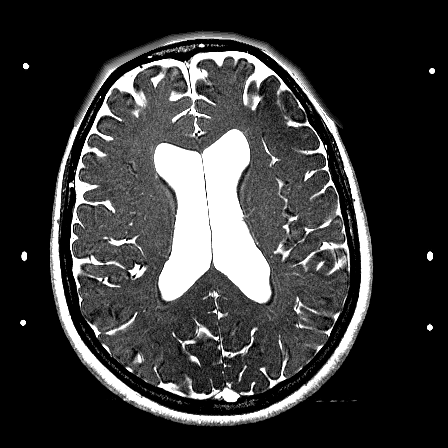
#> input picture brain_MRI_GM2.png, 448 x 448 px, found by its file name
$ jupyter execute --allow-errors Lab5_v2.ipynb
#> lines starting #> are read from the running program, lines starting #| are printed output that depends on the picture
## Master in Artificial Intelligence, UdC, USC, UVigo. 2025/2026
## COMPUTER VISION I

### Lab 5
### Topic 4: Image Segmentation
### Part 2: Morphological operations and region growing (1.40 pts.)

---

### Learning Objectives

In this lab, you will learn:

1. **Morphological Operations Fundamentals** - Erosion, dilation, opening, closing
2. **Structuring Elements** - How kernel shape and size affects results
3. **Optical Character Recognition (OCR) Preprocessing** - Using morphology to improve text recognition
4. **Region Growing Segmentation** - Seed-based image segmentation
5. **Morphological Post-processing** - Using morphology to clean segmentation results
6. **Example of real application** - Computing physical measurements (e.g. area, volume) from segmentations

---

#### Important: Morphological Operations Work on Binary Images

A critical concept: **morphological operations are designed for binary images** (black and white only). They work by analyzing the **structure** of foreground/background regions:

- **Erosion**: Shrinks white regions (foreground)
- **Dilation**: Expands white regions (foreground)
- **Opening**: Erosion followed by dilation - removes small white noise
- **Closing**: Dilation followed by erosion - fills small black holes

Morphology cannot directly fix grayscale degradation like stains or uneven lighting. For those problems, you need **binarization** first (converting grayscale to binary), then morphology for **post-processing**.

---

### Setup

[cell 1]
# Standard imports
import numpy as np
import cv2
from matplotlib import pyplot as plt
import os

# Force reload of lab5_utils to get latest version
#from LAB_5 import lab5_utils

#importlib.reload(lab5_utils)

# Import visualization utilities
#from LAB_5.lab5_utils import (
from lab5.lab5_utils import (
    visualize_structuring_elements,
    compare_morphological_ops,
    add_salt_noise,
    add_pepper_noise,
    apply_stroke_erosion,
    create_clean_text_image,
    # SVHN dataset functions
    load_svhn_cropped,
    prepare_svhn_for_morphology,
    # SVHN pipeline evaluation
    evaluate_morphological_pipeline,
    # Region growing and segmentation
    visualize_region_growing,
    make_similarity_criterion,
    compute_region_areas,
    merge_regions,
)

# Morphological operations from skimage

# Set random seed for reproducibility
np.random.seed(42)

# Define paths
images_path = 'images'
svhn_path = 'data/test_32x32.mat'
mri_image_path = 'data/brain_MRI_GM2.png'

print("Setup complete!")
print(f"SVHN dataset available: {os.path.exists(svhn_path)}")
print(f"MRI example data available: {os.path.exists(mri_image_path)}")

---

## Morphological Operations Fundamentals

### Background: Structuring Elements

A **structuring element** (or kernel) is a small binary matrix that defines the neighborhood examined during morphological operations. The shape of the structuring element determines what structures are preserved or removed. The most common shapes are:
- **Rectangle**: General-purpose, affects all directions equally
- **Ellipse**: Smoother results, less corner artifacts
- **Cross**: Preserves horizontal and vertical structures

### Exercise 1: Create Structuring Elements

Create three 5x5 structuring elements: rectangle, ellipse, and cross.

**Hint**: Use `cv2.getStructuringElement()` with:
- `cv2.MORPH_RECT` for rectangle
- `cv2.MORPH_ELLIPSE` for ellipse
- `cv2.MORPH_CROSS` for cross

[cell 2]
def create_structuring_elements(size=5):
    """
    Create three structuring elements of the given size.

    Args:
        size: Size of the structuring elements (default 5)

    Returns:
        tuple: (kernel_rect, kernel_ellipse, kernel_cross)
    """

    # YOUR CODE HERE
    kernel_rect = None  # Rectangle structuring element
    kernel_ellipse = None  # Ellipse structuring element
    kernel_cross = None  # Cross structuring element

    return kernel_rect, kernel_ellipse, kernel_cross

[cell 3]
# Test your implementation
kernel_rect, kernel_ellipse, kernel_cross = create_structuring_elements(5)

# Validation
#> (the rest of this cell did not finish here and is left out)

### Exercise 2: Erosion
Implement erosion: look for the function in Opencv that applies erosion to a binary image and complete the following `apply_erosion` function. Then, use the provided code to create a test image with text and apply erosion with different kernels. You may also want to compute new kernels (e.g. with different sizes) to better observe the impact of the kernel size.

**Erosion** shrinks white (foreground) regions by removing pixels at boundaries. A pixel remains white only if ALL pixels under the structuring element are white.

[cell 4]
def apply_erosion(image, kernel, iterations=1):
    """
    Apply erosion to a binary image.

    Args:
        image: Binary input image
        kernel: Structuring element
        iterations: Number of times to apply erosion

    Returns:
        np.array: Eroded image
    """

    # YOUR CODE HERE
    return None

#> (a cell that did not finish here is left out)

#### Validation Checkpoint 2

[cell 6]
# Validation for Question 2
test_img = np.ones((50, 50), dtype=np.uint8) * 255
test_img[20:30, 20:30] = 0  # Black square in center
test_kernel = cv2.getStructuringElement(cv2.MORPH_RECT, (3, 3))
eroded = apply_erosion(test_img, test_kernel)

#> (the rest of this cell did not finish here and is left out)

### Exercise 3: Dilation

Implement dilation: look for the function in Opencv that applies dilation to a binary image and complete the following `apply_dilation` function. Then, use the provided code to create a test image with text and apply dilation with different kernels.

**Dilation** expands white (foreground) regions by adding pixels at boundaries. A pixel becomes white if ANY pixel under the structuring element is white.

[cell 7]
def apply_dilation(image, kernel, iterations=1):
    """
    Apply dilation to a binary image.

    Args:
        image: Binary input image
        kernel: Structuring element
        iterations: Number of times to apply dilation

    Returns:
        np.array: Dilated image
    """

    # YOUR CODE HERE
    return None

#> (a cell that did not finish here is left out)

#### Validation Checkpoint 3

[cell 9]
# Validation for Question 3
test_img = np.zeros((50, 50), dtype=np.uint8)
test_img[20:30, 20:30] = 255  # White square in center
test_kernel = cv2.getStructuringElement(cv2.MORPH_RECT, (3, 3))
dilated = apply_dilation(test_img, test_kernel)

#> (the rest of this cell did not finish here and is left out)

### Exercise 4: Opening and Closing

Implement opening and closing: look for the functions in Opencv that apply opening and closing to a binary image and complete the following `apply_opening` and `apply_closing` functions.
Then, use the provided code to create test images with text. This time we will also add salt or pepper noise: https://en.wikipedia.org/wiki/Salt-and-pepper_noise

- **Opening** = Erosion followed by Dilation (removes small white noise)
- **Closing** = Dilation followed by Erosion (fills small black holes)

**Hint**: You can use `cv2.morphologyEx()` with `cv2.MORPH_OPEN` or `cv2.MORPH_CLOSE`

[cell 10]
def apply_opening(image, kernel):
    """
    Apply morphological opening (erosion then dilation).
    Removes small white noise from binary images.

    Args:
        image: Binary input image
        kernel: Structuring element

    Returns:
        np.array: Opened image
    """

    # YOUR CODE HERE
    return None


# [15 lines left out: function apply_closing, not called in this run]

#> (a cell that did not finish here is left out)

#### Validation Checkpoint 4

[cell 12]
# Validation for Question 4
test_kernel = cv2.getStructuringElement(cv2.MORPH_RECT, (3, 3))

# Test opening removes small white noise
test_open = np.zeros((50, 50), dtype=np.uint8)
test_open[25, 25] = 255  # Single white pixel (noise)
opened_test = apply_opening(test_open, test_kernel)
#> (the rest of this cell did not finish here and is left out)

### Exercise 5 (0.20pts):
- Explain and visually show with your own examples what is the effect of using different kernel shapes and sizes.
- Implement a method to better visualize which areas of the image changed after applying these operations, other than having to compare two images simultaneously.

---

## OCR with Morphological Preprocessing

**OCR (Optical Character Recognition)** is a technology that converts images containing text into machine-readable text. When you scan a document or take a photo of a sign, OCR algorithms analyze the image to identify and extract the text characters.

**How OCR works (simplified):**
1. **Preprocessing** - Clean up the image (binarization, noise removal)
2. **Character segmentation** - Identify individual characters
3. **Feature extraction** - Analyze character shapes and patterns
4. **Classification** - Match features to known characters using trained models

**Why image quality matters:**
OCR models are typically trained on clean, high-contrast text. When images are degraded by noise, blur, or poor lighting, the extracted features become unreliable and recognition accuracy drops significantly.

**The morphology connection:**
Since OCR works on binary images (black text on white background), morphological operations are ideal for preprocessing since, as we have already seen in this lab, they can:

1. **Remove noise** that confuses character recognition.
2. **Repair broken strokes** that split characters.
3. **Separate touching characters** that merge incorrectly.

### Real-World Data: SVHN Dataset

Instead of synthetic text, we'll use the **SVHN (Street View House Numbers)** dataset - real photographs of house number digits captured from Google Street View. This provides:

- Real-world lighting variations
- Natural image noise
- Authentic digit appearances
- Known ground truth labels for validation

Next, we will visualize a few examples (first row) and their binarized version (second row):

#> (a cell that did not finish here is left out)

### Exercise 6 (0.5 pts): OCR Preprocessing Pipeline

In this part of the lab we will:
1. Apply synthetic degradation (salt/pepper noise; broken strokes; touching characters) to the SVHN digits and then,
2. Apply the most suitable morphological operations to restore them. The goal is to restore the degraded digit so OCR can recognize it.

First, think about the correct matching between the **degradation type** and the **correct morphological fix** and complete the following table:

| Degradation | Morphological Fix |
|-------------|-------------------|
| Salt noise (white spots in background) | ??                |
| Pepper noise (black holes in text) | ??                |
| Broken strokes (thin/disconnected) | ??                |
| Touching characters | ??                |

**HINT:** Would it be possible to create broken strokes and touching parameters using the morphological operations seen before?

Then, complete the following code to apply the most suitable morphological operation to restore each of the suggested image degradation types:

[cell 14]
# [39 lines left out: function preprocess_for_ocr, not called in this run]

Now try the full pipeline **with several examples** (i.e. different degraded versions, different samples from the dataset, etc.) and explain what do you observe. Will the restoration always work?

#> (a cell that did not finish here is left out)

**OCR Testing with EasyOCR:**
Now let's use EasyOCR (https://github.com/JaidedAI/EasyOCR) to see if preprocessing actually improves text recognition.

First, initialize EasyOCR:

#> (a cell that did not finish here is left out)

Now, test it on the previously computed degraded and restored digits. The following code will only highlight cases where morphology had an effect (positive or negative) in recognizing the digits.
Go back and generate different degraded + restored images and then run the following code to see the impact of these operations in the identification of the true digits. Briefly summarize what do you observe. Is there a degradation that is harder / easier to recover?

#> (a cell that did not finish here is left out)

### Exercise 7 (0.15 pts): Comprehensive Morphological Pipeline Evaluation

Now it's time to put your `preprocess_for_ocr` function to the test on a **larger dataset**. The `evaluate_morphological_pipeline` function will:

1. Load multiple SVHN digits
2. Apply various degradation types (salt, pepper, erosion, combined). **This is fixed now**.
3. Run your preprocessing pipeline. **Run your `preprocess_for_ocr` function and further modify if needed.**
4. Use OCR to measure digit recognition accuracy before and after your preprocessing

Your goal is to achieve **overall improvement > 0%**  (the higher, the better), showing that your morphological pipeline genuinely helps OCR recognize degraded digits better.

**Challenge levels:**
- Beginner: Any positive improvement
- Intermediate: > 5% improvement
- Advanced: > 10% improvement

#> (a cell that did not finish here is left out)

---
## Pipeline for real medical image segmentation

In this part of the lab we are asked to compute the area of the gray matter from a 2D MRI scan. We will do it in 3 steps:
1. Apply the region growing algorithm to segment different areas of the brain. We will try to at least separate: gray matter, left and right brain ventricles, and skull.
2. Apply morphological operation to clean the segmentation (in this case, with several labels, one for each region).
3. Use the pixel size to compute the area of the gray matter. This (it would be better to compute the volume) may be indicative of cognitive impairment.

**Region growing** is a seed-based segmentation algorithm that:
1. Starts from user-defined seed points.
2. Iteratively adds neighboring pixels that are "similar" to the region.
3. Stops when no more similar pixels can be added.

The similarity criterion typically compares pixel intensity to the region mean:
$$C(v, i) = |I[v] - \mu_i| \leq \tau$$

Where:
- $I[v]$ is the pixel intensity at position $v$
- $\mu_i$ is the mean intensity of region $i$
- $\tau$ is the similarity threshold

We first load the data:

[cell 19]
brain_mri = cv2.imread('data/brain_MRI_GM2.png', cv2.IMREAD_GRAYSCALE)     # original image for reference
#> brain_mri is the input picture: shape (448, 448); min 0, max 255, mean 56.9

if brain_mri is None:
    print(f"Could not load image, check path")
else:
    mri_normalized = brain_mri.astype(np.float64) / 255.0

    # Visualize
    plt.figure(figsize=(8, 6))
    plt.imshow(mri_normalized, cmap='gray')
    plt.title(f'Brain MRI example')
    plt.colorbar(label='Normalized Intensity')
    plt.show()
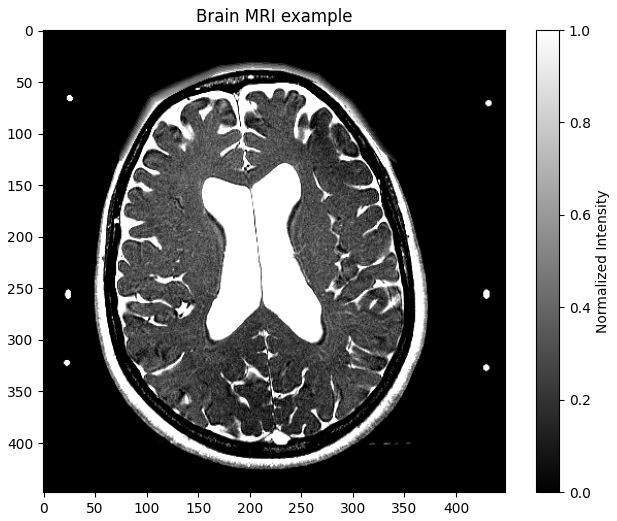
#> figure drawn by matplotlib, 2 panels


$ run again, with landscape_under.png copied over brain_MRI_GM2.png
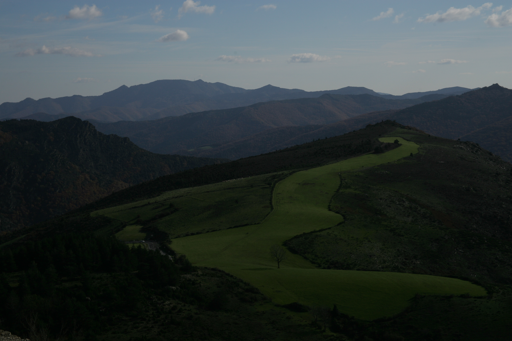
#> input picture landscape_under.png, 512 x 341 px, found by its file name
#> `brain_mri = cv2.imread('data/brain_MRI_GM2.png', cv2.IMREAD_GRAYSCALE)`:
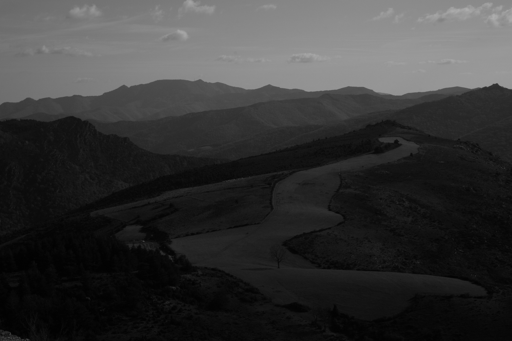
#> brain_mri: shape (341, 512); min 1, max 173, mean 54
#> `plt.show()`:
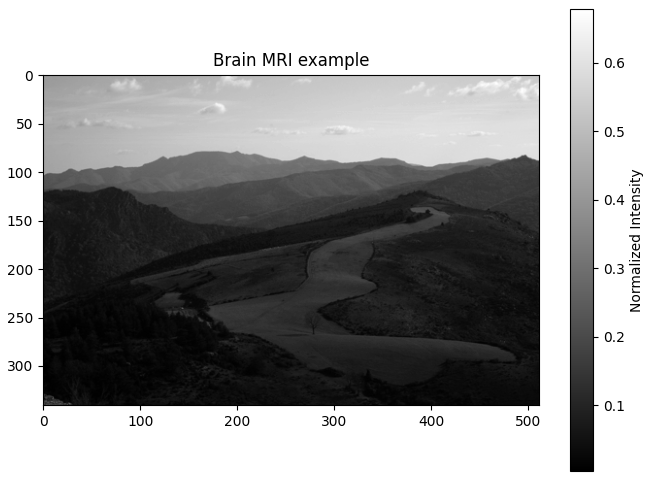
#> figure drawn by matplotlib, 2 panels
